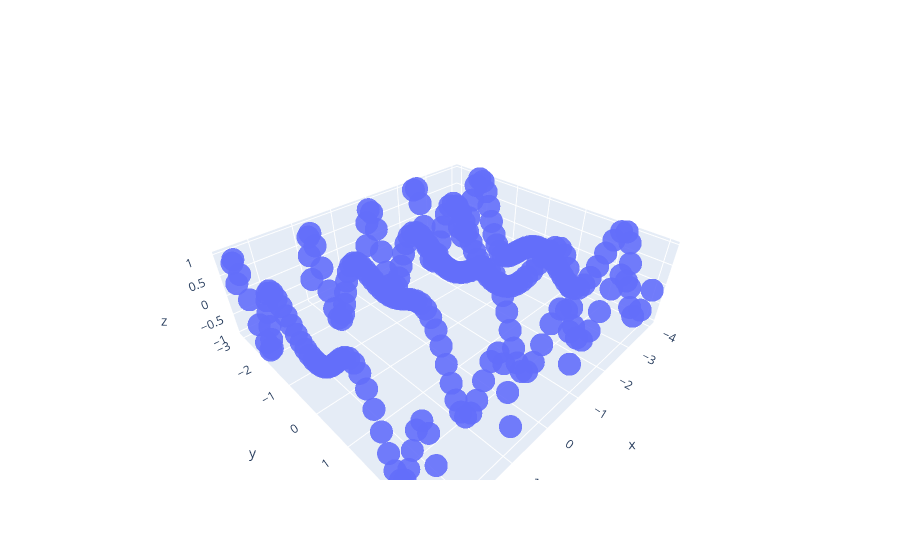

Notebook source saved alongside this figure:
### Code cell
import numpy as np
import plotly.graph_objects as go
X,Y=np.meshgrid(np.linspace(-4,4,50),np.linspace(-3,3,50))
X.shape
Z=np.sin(X**2+Y**2)
fig=go.Figure(data=[#go.Surface(x=X,y=Y,z=Z),
            go.Scatter3d(x=X.flatten()[::10],
                         y=Y.flatten()[::10],
                         z=Z.flatten()[::10],
                         opacity=0.9, mode='markers')])
fig.show()

### Figure 1 — Plotly figure (JSON) as saved in the notebook; plotly's stock layout.template omitted (floating-point values rounded to 4 significant figures; data arrays with more than 128 entries replaced by an {"elided": "..."} marker saying what was removed)
{"data": [{"mode": "markers", "opacity": 0.9, "type": "scatter3d", "x": {"elided": "250 float values"}, "y": {"elided": "250 float values"}, "z": {"elided": "250 float values"}}], "layout": {}}
